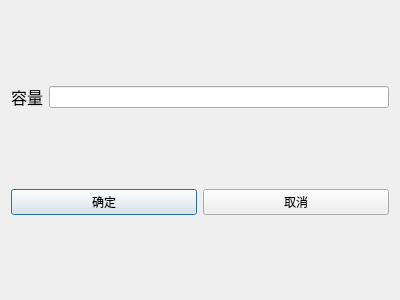
<?xml version="1.0" encoding="UTF-8"?>
<ui version="4.0">
 <class>CreateArrayDialog</class>
 <widget class="QDialog" name="CreateArrayDialog">
  <property name="geometry">
   <rect>
    <x>0</x>
    <y>0</y>
    <width>400</width>
    <height>300</height>
   </rect>
  </property>
  <property name="windowTitle">
   <string>Dialog</string>
  </property>
  <layout class="QVBoxLayout" name="verticalLayout">
   <item>
    <layout class="QHBoxLayout" name="horizontalLayout_2">
     <item>
      <widget class="QLabel" name="label">
       <property name="font">
        <font>
         <family>文泉驿正黑</family>
         <pointsize>12</pointsize>
        </font>
       </property>
       <property name="text">
        <string>容量</string>
       </property>
      </widget>
     </item>
     <item>
      <widget class="QLineEdit" name="capacityEdit"/>
     </item>
    </layout>
   </item>
   <item>
    <layout class="QHBoxLayout" name="horizontalLayout">
     <item>
      <widget class="QPushButton" name="ok">
       <property name="text">
        <string>确定</string>
       </property>
      </widget>
     </item>
     <item>
      <widget class="QPushButton" name="cancel">
       <property name="text">
        <string>取消</string>
       </property>
      </widget>
     </item>
    </layout>
   </item>
  </layout>
 </widget>
 <resources/>
 <connections/>
</ui>
